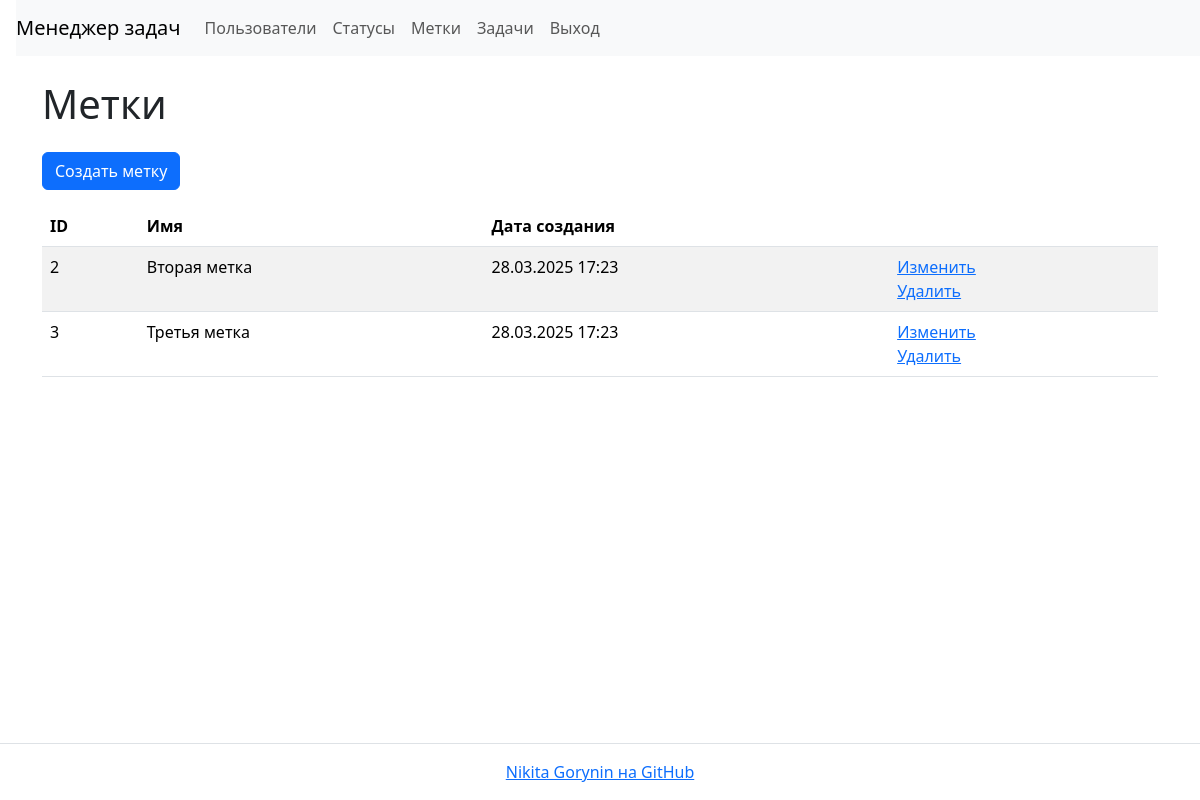
Page /labels/ (signed in) on the earlier database version.
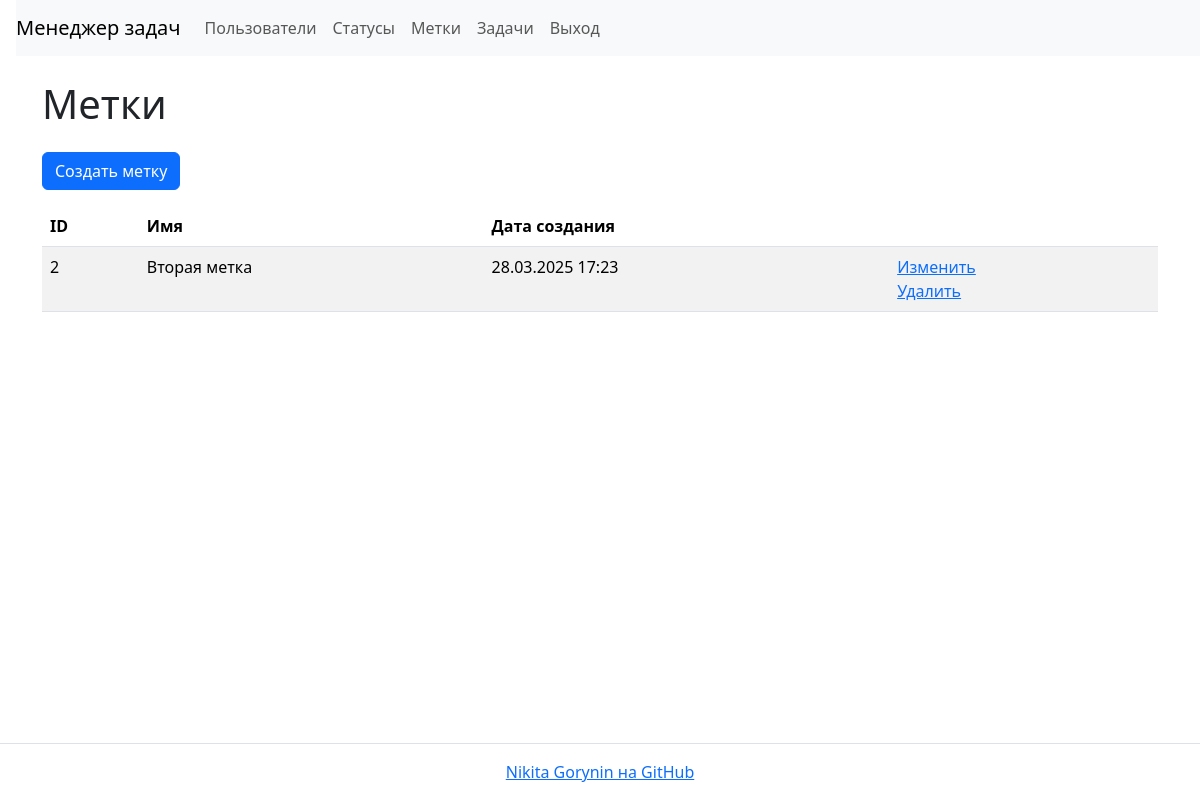
Same page on the later database version.
### task_manager/labels/models.py (models this page shows, shortened)
class Label(models.Model):
    name = models.CharField(
        max_length=150,
        unique=True,
        blank=False,
        verbose_name='Имя',
    )
    date_created = models.DateTimeField(
        auto_now_add=True,
        verbose_name='Дата создания'
    )
    class Meta:
        verbose_name = 'Метка'
        verbose_name_plural = 'Метки'

### task_manager/labels/views.py (the view)
# urls.py: path('', LabelsListView.as_view(), name='labels'),
class LabelsListView(AuthRequiredMixin, ListView):
    template_name = 'labels/list.html'
    model = Label
    context_object_name = 'labels'
    extra_context = {
        'header': 'Метки'
    }

### task_manager/mixins.py (called while the page is built)
    def dispatch(self, request, *args, **kwargs):
        if not request.user.is_authenticated:
            self.error(request, self.auth_message)
            return redirect(reverse_lazy('login'))
        return super().dispatch(request, *args, **kwargs)

### task_manager/templates/labels/list.html
{% extends "base.html" %}
{% block content %}
    <h1 class="my-4">{{ header }}</h1>
    <a class="btn btn-primary mb-3" href="{% url 'label_create' %}">Создать метку</a>
    <table class="table table-striped">
        <thead>
            <tr>
                <th>ID</th>
                <th>Имя</th>
                <th>Дата создания</th>
                <th></th>
            </tr>
        </thead>
        <tbody>
            {% if labels %}
                {% for label in labels %}
                    <tr>
                        <td>{{ label.id }}</td>
                        <td>{{ label.name }}</td>
                        <td>{{ label.date_created|date:"d.m.Y H:i" }}</td>
                        <td>
                          <a href="{% url 'label_update' label.id %}">Изменить</a>
                          <br>
                          <a href="{% url 'label_delete' label.id %}">Удалить</a>
                        </td>
                    </tr>
                {% endfor %}
            {% endif %}
        </tbody>
    </table>
{% endblock content %}

Differences in the rows shown:
removed Label: id "3", name "Третья метка", date_created "28.03.2025 17:23"
